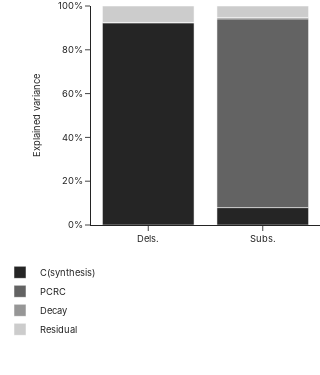

Here is the notebook cell this chart was saved with:
### Code cell
sub_table['type'] = 'Subs.'
del_table['type'] = 'Dels.'
df = pd.concat([del_table, sub_table])


fig = px.bar(
    df, 
    x="type", 
    y="eta_sq", 
    color=df.index,
    color_discrete_sequence=["#252525", "#636363", "#969696", "#cccccc"],
)


fig.update_layout(
    template='simple_white',
    height=400,
    width=175,
    # showlegend=False,
    legend=dict(
        yanchor="top",
        y=-0.15,
        xanchor="left",
        x=-0.4,
        title_text=''
    )
)
fig.update_yaxes(title_text='Explained variance', tickformat=",.0%", range=[0, 1])
fig.update_xaxes(title_text='')
fig.update_layout(
    height=375,
    width=125,
    margin=dict(l=0, r=0, t=0, b=150),
    font_family="Inter",
    legend_font_size=28/3,
)
fig.update_xaxes(title_font_size=28/3, tickfont_size=28/3)
fig.update_yaxes(title_font_size=28/3, tickfont_size=28/3)
fig.show()
fig.write_image("anova.svg")

### Figure 1 — Plotly figure (JSON) as saved in the notebook; plotly's stock layout.template omitted (floating-point values rounded to 4 significant figures)
{"data": [{"alignmentgroup": "True", "hovertemplate": "index=C(synthesis)<br>type=%{x}<br>eta_sq=%{y}<extra></extra>", "legendgroup": "C(synthesis)", "marker": {"color": "#252525", "pattern": {"shape": ""}}, "name": "C(synthesis)", "offsetgroup": "C(synthesis)", "orientation": "v", "showlegend": true, "textposition": "auto", "type": "bar", "x": ["Dels.", "Subs."], "xaxis": "x", "y": [0.9231, 0.07947], "yaxis": "y"}, {"alignmentgroup": "True", "hovertemplate": "index=PCRC<br>type=%{x}<br>eta_sq=%{y}<extra></extra>", "legendgroup": "PCRC", "marker": {"color": "#636363", "pattern": {"shape": ""}}, "name": "PCRC", "offsetgroup": "PCRC", "orientation": "v", "showlegend": true, "textposition": "auto", "type": "bar", "x": ["Dels.", "Subs."], "xaxis": "x", "y": [0.001779, 0.8617], "yaxis": "y"}, {"alignmentgroup": "True", "hovertemplate": "index=Decay<br>type=%{x}<br>eta_sq=%{y}<extra></extra>", "legendgroup": "Decay", "marker": {"color": "#969696", "pattern": {"shape": ""}}, "name": "Decay", "offsetgroup": "Decay", "orientation": "v", "showlegend": true, "textposition": "auto", "type": "bar", "x": ["Dels.", "Subs."], "xaxis": "x", "y": [1.285e-10, 0.006456], "yaxis": "y"}, {"alignmentgroup": "True", "hovertemplate": "index=Residual<br>type=%{x}<br>eta_sq=%{y}<extra></extra>", "legendgroup": "Residual", "marker": {"color": "#cccccc", "pattern": {"shape": ""}}, "name": "Residual", "offsetgroup": "Residual", "orientation": "v", "showlegend": true, "textposition": "auto", "type": "bar", "x": ["Dels.", "Subs."], "xaxis": "x", "y": [0.07513, 0.05233], "yaxis": "y"}], "layout": {"barmode": "relative", "font": {"family": "Inter"}, "height": 375, "legend": {"font": {"size": 9.333}, "title": {"text": ""}, "tracegroupgap": 0, "x": -0.4, "xanchor": "left", "y": -0.15, "yanchor": "top"}, "margin": {"b": 150, "l": 0, "r": 0, "t": 0}, "width": 125, "xaxis": {"anchor": "y", "domain": [0, 1], "tickfont": {"size": 9.333}, "title": {"font": {"size": 9.333}, "text": ""}}, "yaxis": {"anchor": "x", "domain": [0, 1], "range": [0, 1], "tickfont": {"size": 9.333}, "tickformat": ",.0%", "title": {"font": {"size": 9.333}, "text": "Explained variance"}}}}
